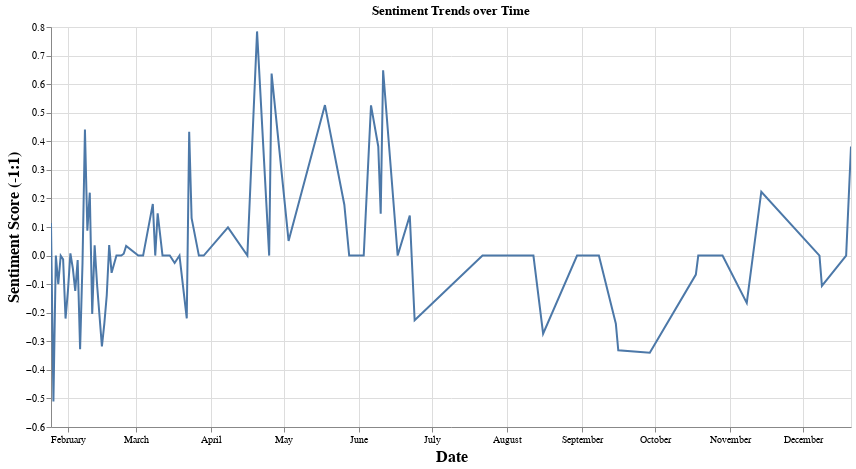

Notebook cell for this chart:
### Code cell
# chart with nltk compound sentiment scores from Google News scrape
chart_news_sentiment = alt.Chart(df_news_grouped).mark_line().encode(
    x=alt.X('Date:T', axis=alt.Axis(titleFontSize=16)),
    y=alt.Y('compound:Q', axis=alt.Axis(titleFontSize=16)).title("Sentiment Score (-1:1)"),
    #color='Sentiment:N',
    tooltip=['Date:T', 'Title:N','compound:Q']
).properties(
    width=800,
    height=400,
    title="Sentiment Trends over Time"
).interactive()
chart_news_sentiment

### Figure 1 — Vega-Lite specification as saved in the notebook (floating-point values rounded to 4 significant figures)
{"config": {"view": {"continuousWidth": 300, "continuousHeight": 300}}, "data": {"name": "data-3e5e9d8e443f0ad60da401e9997b4deb"}, "mark": {"type": "line"}, "encoding": {"tooltip": [{"field": "Date", "type": "temporal"}, {"field": "Title", "type": "nominal"}, {"field": "compound", "type": "quantitative"}], "x": {"axis": {"titleFontSize": 16}, "field": "Date", "type": "temporal"}, "y": {"axis": {"titleFontSize": 16}, "field": "compound", "title": "Sentiment Score (-1:1)", "type": "quantitative"}}, "height": 400, "params": [{"name": "param_4", "select": {"type": "interval", "encodings": ["x", "y"]}, "bind": "scales"}], "title": "Sentiment Trends over Time", "width": 800, "$schema": "https://vega.github.io/schema/vega-lite/v5.14.1.json", "datasets": {"data-3e5e9d8e443f0ad60da401e9997b4deb": [{"Date": "2021-01-25T00:00:00", "compound": 0.1139}, {"Date": "2021-01-26T00:00:00", "compound": -0.5106}, {"Date": "2021-01-27T00:00:00", "compound": 0.0}, {"Date": "2021-01-28T00:00:00", "compound": -0.09986}, {"Date": "2021-01-29T00:00:00", "compound": -0.0002808}, {"Date": "2021-01-30T00:00:00", "compound": -0.01332}, {"Date": "2021-01-31T00:00:00", "compound": -0.2205}, {"Date": "2021-02-01T00:00:00", "compound": -0.122}, {"Date": "2021-02-02T00:00:00", "compound": 0.007489}, {"Date": "2021-02-03T00:00:00", "compound": -0.04433}, {"Date": "2021-02-04T00:00:00", "compound": -0.1239}, {"Date": "2021-02-05T00:00:00", "compound": -0.01549}, {"Date": "2021-02-06T00:00:00", "compound": -0.3275}, {"Date": "2021-02-07T00:00:00", "compound": -0.0258}, {"Date": "2021-02-08T00:00:00", "compound": 0.4415}, {"Date": "2021-02-09T00:00:00", "compound": 0.08691}, {"Date": "2021-02-10T00:00:00", "compound": 0.2202}, {"Date": "2021-02-11T00:00:00", "compound": -0.2047}, {"Date": "2021-02-12T00:00:00", "compound": 0.0359}, {"Date": "2021-02-13T00:00:00", "compound": -0.1012}, {"Date": "2021-02-15T00:00:00", "compound": -0.3182}, {"Date": "2021-02-16T00:00:00", "compound": -0.2384}, {"Date": "2021-02-17T00:00:00", "compound": -0.1391}, {"Date": "2021-02-18T00:00:00", "compound": 0.03651}, {"Date": "2021-02-19T00:00:00", "compound": -0.06037}, {"Date": "2021-02-21T00:00:00", "compound": 0.0}, {"Date": "2021-02-22T00:00:00", "compound": 0.0}, {"Date": "2021-02-23T00:00:00", "compound": 0.0}, {"Date": "2021-02-24T00:00:00", "compound": 0.006614}, {"Date": "2021-02-25T00:00:00", "compound": 0.03397}, {"Date": "2021-03-02T00:00:00", "compound": 0.0}, {"Date": "2021-03-03T00:00:00", "compound": 0.0}, {"Date": "2021-03-04T00:00:00", "compound": 0.0}, {"Date": "2021-03-08T00:00:00", "compound": 0.1808}, {"Date": "2021-03-09T00:00:00", "compound": 0.0}, {"Date": "2021-03-10T00:00:00", "compound": 0.148}, {"Date": "2021-03-12T00:00:00", "compound": 0.0}, {"Date": "2021-03-15T00:00:00", "compound": 0.0}, {"Date": "2021-03-17T00:00:00", "compound": -0.0258}, {"Date": "2021-03-19T00:00:00", "compound": 0.0}, {"Date": "2021-03-22T00:00:00", "compound": -0.2202}, {"Date": "2021-03-23T00:00:00", "compound": 0.433}, {"Date": "2021-03-24T00:00:00", "compound": 0.1306}, {"Date": "2021-03-27T00:00:00", "compound": 0.0}, {"Date": "2021-03-29T00:00:00", "compound": 0.0}, {"Date": "2021-04-08T00:00:00", "compound": 0.09867}, {"Date": "2021-04-16T00:00:00", "compound": 0.0}, {"Date": "2021-04-20T00:00:00", "compound": 0.7845}, {"Date": "2021-04-25T00:00:00", "compound": 0.0}, {"Date": "2021-04-26T00:00:00", "compound": 0.6369}, {"Date": "2021-05-03T00:00:00", "compound": 0.05135}, {"Date": "2021-05-18T00:00:00", "compound": 0.5267}, {"Date": "2021-05-26T00:00:00", "compound": 0.1779}, {"Date": "2021-05-28T00:00:00", "compound": 0.0}, {"Date": "2021-06-03T00:00:00", "compound": 0.0}, {"Date": "2021-06-06T00:00:00", "compound": 0.5256}, {"Date": "2021-06-09T00:00:00", "compound": 0.3819}, {"Date": "2021-06-10T00:00:00", "compound": 0.1468}, {"Date": "2021-06-11T00:00:00", "compound": 0.6486}, {"Date": "2021-06-17T00:00:00", "compound": 0.0}, {"Date": "2021-06-22T00:00:00", "compound": 0.1397}, {"Date": "2021-06-24T00:00:00", "compound": -0.2263}, {"Date": "2021-07-22T00:00:00", "compound": 0.0}, {"Date": "2021-08-12T00:00:00", "compound": 0.0}, {"Date": "2021-08-16T00:00:00", "compound": -0.2732}, {"Date": "2021-08-30T00:00:00", "compound": 0.0}, {"Date": "2021-09-06T00:00:00", "compound": 0.0}, {"Date": "2021-09-08T00:00:00", "compound": 0.0}, {"Date": "2021-09-15T00:00:00", "compound": -0.2384}, {"Date": "2021-09-16T00:00:00", "compound": -0.3315}, {"Date": "2021-09-29T00:00:00", "compound": -0.34}, {"Date": "2021-10-18T00:00:00", "compound": -0.06643}, {"Date": "2021-10-19T00:00:00", "compound": 0.0}, {"Date": "2021-10-29T00:00:00", "compound": 0.0}, {"Date": "2021-11-08T00:00:00", "compound": -0.1655}, {"Date": "2021-11-14T00:00:00", "compound": 0.2235}, {"Date": "2021-12-08T00:00:00", "compound": 0.0}, {"Date": "2021-12-09T00:00:00", "compound": -0.1061}, {"Date": "2021-12-19T00:00:00", "compound": 0.0}, {"Date": "2021-12-21T00:00:00", "compound": 0.3818}]}}
